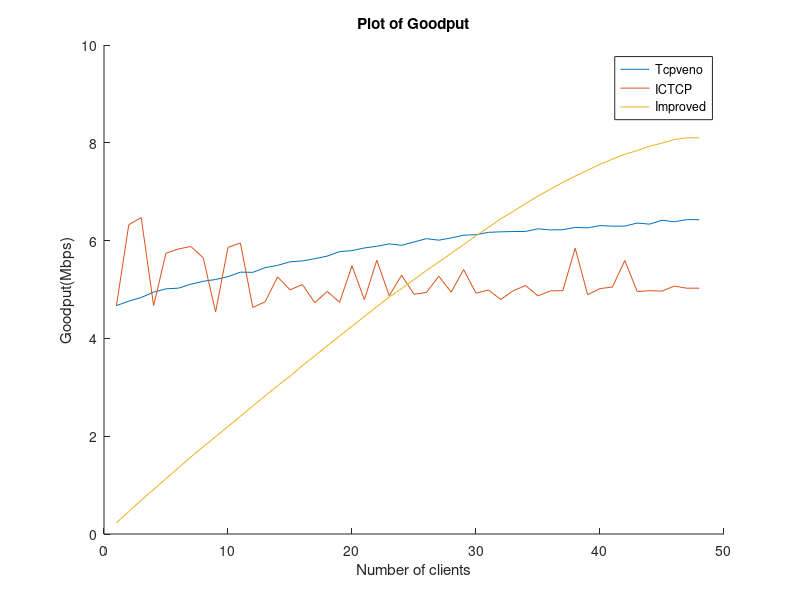
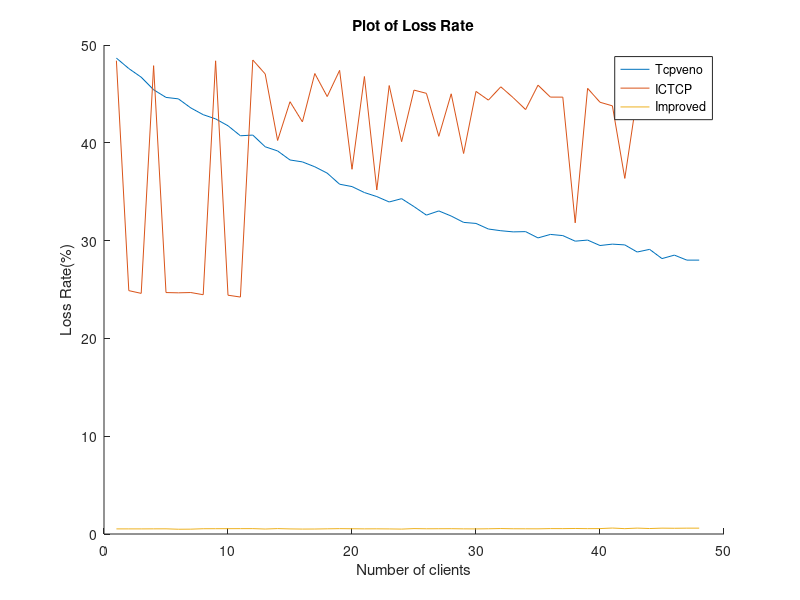
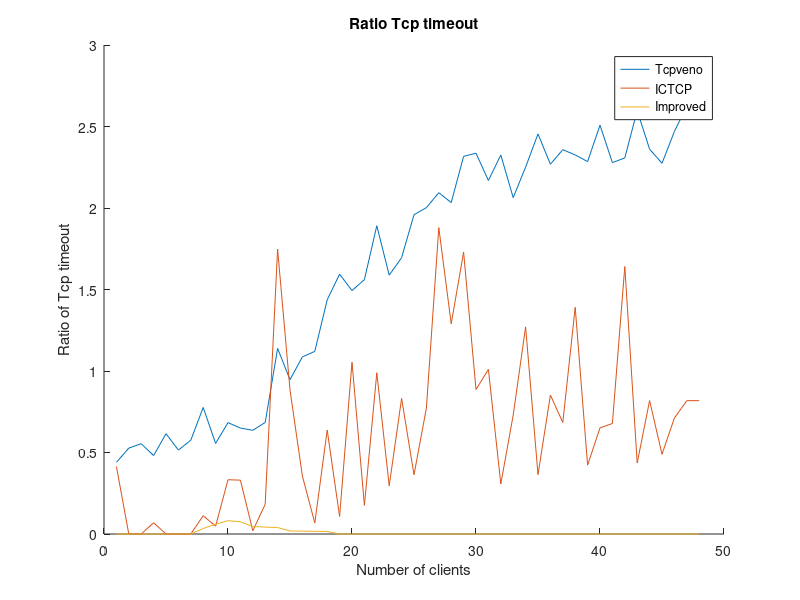
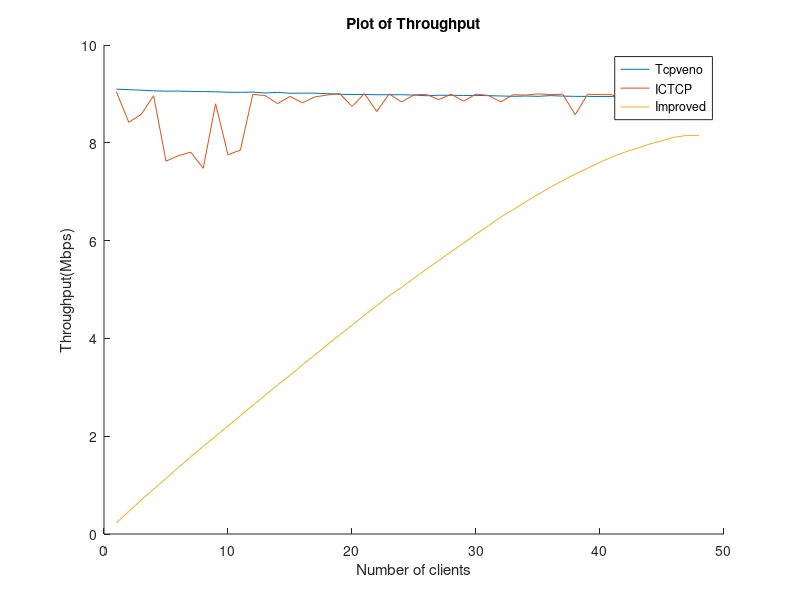

MATLAB code for these plots, in order:
%% Author: Ruijia Wang

clear;
clc;
load('output_data.mat')

%% Goodput
f1 = figure();
hold on
plot(1:48, Tcpveno(:,2));
plot(1:48, ICTCP(:,2));
plot(1:48, Improved(:,2));
legend('Tcpveno','ICTCP','Improved')
title('Plot of Goodput')
xlabel('Number of clients')
ylabel('Goodput(Mbps)')
saveas(f1,'Goodput.jpg')

%% Loss Rate
f2 = figure();
hold on
plot(1:48, Tcpveno(:,3));
plot(1:48, ICTCP(:,3));
plot(1:48, Improved(:,3));
legend('Tcpveno','ICTCP','Improved')
title('Plot of Loss Rate')
xlabel('Number of clients')
ylabel('Loss Rate(%)')
saveas(f2,'LossRate.jpg')

%% Ratio of Tcp timeout
f3 = figure();
hold on
plot(1:48, Tcpveno(:,1));
plot(1:48, ICTCP(:,1));
plot(1:48, Improved(:,1));
legend('Tcpveno','ICTCP','Improved')
title('Ratio Tcp timeout')
xlabel('Number of clients')
ylabel('Ratio of Tcp timeout')
saveas(f3,'Timeout.jpg')

%% Throughput
f4 = figure();
hold on
plot(1:48, Tcpveno(:,4));
plot(1:48, ICTCP(:,4));
plot(1:48, Improved(:,4));
legend('Tcpveno','ICTCP','Improved')
title('Plot of Throughput')
xlabel('Number of clients')
ylabel('Throughput(Mbps)')
saveas(f4,'Throughput.jpg')



